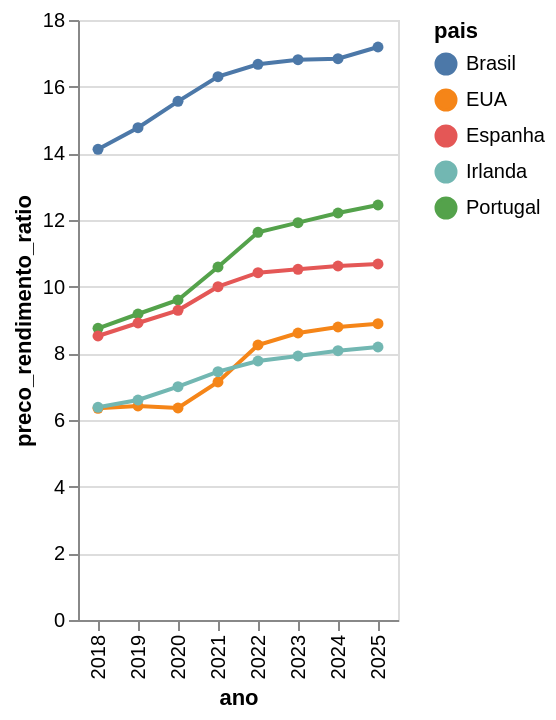

Source (notebook cell):
### Code cell
st.subheader("🏠 Indicador de Acessibilidade Habitacional (Preço / Rendimento)")

grafico_ratio = alt.Chart(df_filtrado).mark_line(point=True).encode(
    x="ano:O",
    y="preco_rendimento_ratio:Q",
    color="pais:N",
    tooltip=["pais", "ano", "preco_rendimento_ratio"]
).properties(
    width='container',
).interactive()

st.altair_chart(grafico_ratio, use_container_width=True)
grafico_ratio

### Figure 1 — Vega-Lite specification as saved in the notebook (floating-point values rounded to 4 significant figures)
{"config": {"view": {"continuousWidth": 300, "continuousHeight": 300}}, "data": {"name": "data-1e0e122677818c205e8fed5c95f1ad96"}, "mark": {"type": "line", "point": true}, "encoding": {"color": {"field": "pais", "type": "nominal"}, "tooltip": [{"field": "pais", "type": "nominal"}, {"field": "ano", "type": "quantitative"}, {"field": "preco_rendimento_ratio", "type": "quantitative"}], "x": {"field": "ano", "type": "ordinal"}, "y": {"field": "preco_rendimento_ratio", "type": "quantitative"}}, "params": [{"name": "param_1e9efca18e7a2868", "select": {"type": "interval", "encodings": ["x", "y"]}, "bind": "scales"}], "width": "container", "$schema": "https://vega.github.io/schema/vega-lite/v6.1.0.json", "datasets": {"data-1e0e122677818c205e8fed5c95f1ad96": [{"pais": "Portugal", "ano": 2018, "preco_medio_habitacao_usd": 210000, "salario_medio_anual_usd": 24000, "salario_medio_mensal_usd": 2000, "inflacao_anual_pct": 1.2, "preco_rendimento_ratio": 8.75}, {"pais": "Portugal", "ano": 2019, "preco_medio_habitacao_usd": 225000, "salario_medio_anual_usd": 24500, "salario_medio_mensal_usd": 2042, "inflacao_anual_pct": 0.3, "preco_rendimento_ratio": 9.18}, {"pais": "Portugal", "ano": 2020, "preco_medio_habitacao_usd": 240000, "salario_medio_anual_usd": 25000, "salario_medio_mensal_usd": 2083, "inflacao_anual_pct": 0.0, "preco_rendimento_ratio": 9.6}, {"pais": "Portugal", "ano": 2021, "preco_medio_habitacao_usd": 270000, "salario_medio_anual_usd": 25500, "salario_medio_mensal_usd": 2125, "inflacao_anual_pct": 1.3, "preco_rendimento_ratio": 10.59}, {"pais": "Portugal", "ano": 2022, "preco_medio_habitacao_usd": 300000, "salario_medio_anual_usd": 25800, "salario_medio_mensal_usd": 2150, "inflacao_anual_pct": 7.8, "preco_rendimento_ratio": 11.63}, {"pais": "Portugal", "ano": 2023, "preco_medio_habitacao_usd": 310000, "salario_medio_anual_usd": 26000, "salario_medio_mensal_usd": 2167, "inflacao_anual_pct": 5.3, "preco_rendimento_ratio": 11.92}, {"pais": "Portugal", "ano": 2024, "preco_medio_habitacao_usd": 320000, "salario_medio_anual_usd": 26200, "salario_medio_mensal_usd": 2183, "inflacao_anual_pct": 2.2, "preco_rendimento_ratio": 12.21}, {"pais": "Portugal", "ano": 2025, "preco_medio_habitacao_usd": 330000, "salario_medio_anual_usd": 26500, "salario_medio_mensal_usd": 2208, "inflacao_anual_pct": 2.0, "preco_rendimento_ratio": 12.45}, {"pais": "Espanha", "ano": 2018, "preco_medio_habitacao_usd": 230000, "salario_medio_anual_usd": 27000, "salario_medio_mensal_usd": 2250, "inflacao_anual_pct": 1.7, "preco_rendimento_ratio": 8.52}, {"pais": "Espanha", "ano": 2019, "preco_medio_habitacao_usd": 245000, "salario_medio_anual_usd": 27500, "salario_medio_mensal_usd": 2292, "inflacao_anual_pct": 0.8, "preco_rendimento_ratio": 8.91}, {"pais": "Espanha", "ano": 2020, "preco_medio_habitacao_usd": 260000, "salario_medio_anual_usd": 28000, "salario_medio_mensal_usd": 2333, "inflacao_anual_pct": 0.3, "preco_rendimento_ratio": 9.29}, {"pais": "Espanha", "ano": 2021, "preco_medio_habitacao_usd": 285000, "salario_medio_anual_usd": 28500, "salario_medio_mensal_usd": 2375, "inflacao_anual_pct": 3.1, "preco_rendimento_ratio": 10.0}, {"pais": "Espanha", "ano": 2022, "preco_medio_habitacao_usd": 300000, "salario_medio_anual_usd": 28800, "salario_medio_mensal_usd": 2400, "inflacao_anual_pct": 8.4, "preco_rendimento_ratio": 10.42}, {"pais": "Espanha", "ano": 2023, "preco_medio_habitacao_usd": 305000, "salario_medio_anual_usd": 29000, "salario_medio_mensal_usd": 2417, "inflacao_anual_pct": 3.5, "preco_rendimento_ratio": 10.52}, {"pais": "Espanha", "ano": 2024, "preco_medio_habitacao_usd": 310000, "salario_medio_anual_usd": 29200, "salario_medio_mensal_usd": 2433, "inflacao_anual_pct": 2.9, "preco_rendimento_ratio": 10.62}, {"pais": "Espanha", "ano": 2025, "preco_medio_habitacao_usd": 315000, "salario_medio_anual_usd": 29500, "salario_medio_mensal_usd": 2458, "inflacao_anual_pct": 2.3, "preco_rendimento_ratio": 10.68}, {"pais": "EUA", "ano": 2018, "preco_medio_habitacao_usd": 330000, "salario_medio_anual_usd": 52000, "salario_medio_mensal_usd": 4333, "inflacao_anual_pct": 2.4, "preco_rendimento_ratio": 6.35}, {"pais": "EUA", "ano": 2019, "preco_medio_habitacao_usd": 340000, "salario_medio_anual_usd": 53000, "salario_medio_mensal_usd": 4417, "inflacao_anual_pct": 1.8, "preco_rendimento_ratio": 6.42}, {"pais": "EUA", "ano": 2020, "preco_medio_habitacao_usd": 350000, "salario_medio_anual_usd": 55000, "salario_medio_mensal_usd": 4583, "inflacao_anual_pct": 1.2, "preco_rendimento_ratio": 6.36}, {"pais": "EUA", "ano": 2021, "preco_medio_habitacao_usd": 400000, "salario_medio_anual_usd": 56000, "salario_medio_mensal_usd": 4667, "inflacao_anual_pct": 4.7, "preco_rendimento_ratio": 7.14}, {"pais": "EUA", "ano": 2022, "preco_medio_habitacao_usd": 470000, "salario_medio_anual_usd": 57000, "salario_medio_mensal_usd": 4750, "inflacao_anual_pct": 8.0, "preco_rendimento_ratio": 8.25}, {"pais": "EUA", "ano": 2023, "preco_medio_habitacao_usd": 495000, "salario_medio_anual_usd": 57500, "salario_medio_mensal_usd": 4792, "inflacao_anual_pct": 4.1, "preco_rendimento_ratio": 8.61}, {"pais": "EUA", "ano": 2024, "preco_medio_habitacao_usd": 510000, "salario_medio_anual_usd": 58000, "salario_medio_mensal_usd": 4833, "inflacao_anual_pct": 2.7, "preco_rendimento_ratio": 8.79}, {"pais": "EUA", "ano": 2025, "preco_medio_habitacao_usd": 520000, "salario_medio_anual_usd": 58500, "salario_medio_mensal_usd": 4875, "inflacao_anual_pct": 2.3, "preco_rendimento_ratio": 8.89}, {"pais": "Brasil", "ano": 2018, "preco_medio_habitacao_usd": 120000, "salario_medio_anual_usd": 8500, "salario_medio_mensal_usd": 708, "inflacao_anual_pct": 3.7, "preco_rendimento_ratio": 14.12}, {"pais": "Brasil", "ano": 2019, "preco_medio_habitacao_usd": 130000, "salario_medio_anual_usd": 8800, "salario_medio_mensal_usd": 733, "inflacao_anual_pct": 3.7, "preco_rendimento_ratio": 14.77}, {"pais": "Brasil", "ano": 2020, "preco_medio_habitacao_usd": 140000, "salario_medio_anual_usd": 9000, "salario_medio_mensal_usd": 750, "inflacao_anual_pct": 4.5, "preco_rendimento_ratio": 15.56}, {"pais": "Brasil", "ano": 2021, "preco_medio_habitacao_usd": 150000, "salario_medio_anual_usd": 9200, "salario_medio_mensal_usd": 767, "inflacao_anual_pct": 10.1, "preco_rendimento_ratio": 16.3}, {"pais": "Brasil", "ano": 2022, "preco_medio_habitacao_usd": 155000, "salario_medio_anual_usd": 9300, "salario_medio_mensal_usd": 775, "inflacao_anual_pct": 5.8, "preco_rendimento_ratio": 16.67}, {"pais": "Brasil", "ano": 2023, "preco_medio_habitacao_usd": 158000, "salario_medio_anual_usd": 9400, "salario_medio_mensal_usd": 783, "inflacao_anual_pct": 4.6, "preco_rendimento_ratio": 16.81}, {"pais": "Brasil", "ano": 2024, "preco_medio_habitacao_usd": 160000, "salario_medio_anual_usd": 9500, "salario_medio_mensal_usd": 792, "inflacao_anual_pct": 5.0, "preco_rendimento_ratio": 16.84}, {"pais": "Brasil", "ano": 2025, "preco_medio_habitacao_usd": 165000, "salario_medio_anual_usd": 9600, "salario_medio_mensal_usd": 800, "inflacao_anual_pct": 4.5, "preco_rendimento_ratio": 17.19}, {"pais": "Irlanda", "ano": 2018, "preco_medio_habitacao_usd": 300000, "salario_medio_anual_usd": 47000, "salario_medio_mensal_usd": 3917, "inflacao_anual_pct": 0.6, "preco_rendimento_ratio": 6.38}, {"pais": "Irlanda", "ano": 2019, "preco_medio_habitacao_usd": 320000, "salario_medio_anual_usd": 48500, "salario_medio_mensal_usd": 4042, "inflacao_anual_pct": 0.9, "preco_rendimento_ratio": 6.6}, {"pais": "Irlanda", "ano": 2020, "preco_medio_habitacao_usd": 350000, "salario_medio_anual_usd": 50000, "salario_medio_mensal_usd": 4167, "inflacao_anual_pct": 0.3, "preco_rendimento_ratio": 7.0}, {"pais": "Irlanda", "ano": 2021, "preco_medio_habitacao_usd": 380000, "salario_medio_anual_usd": 51000, "salario_medio_mensal_usd": 4250, "inflacao_anual_pct": 2.4, "preco_rendimento_ratio": 7.45}, {"pais": "Irlanda", "ano": 2022, "preco_medio_habitacao_usd": 400000, "salario_medio_anual_usd": 51500, "salario_medio_mensal_usd": 4292, "inflacao_anual_pct": 7.8, "preco_rendimento_ratio": 7.77}, {"pais": "Irlanda", "ano": 2023, "preco_medio_habitacao_usd": 410000, "salario_medio_anual_usd": 51800, "salario_medio_mensal_usd": 4317, "inflacao_anual_pct": 6.4, "preco_rendimento_ratio": 7.92}, {"pais": "Irlanda", "ano": 2024, "preco_medio_habitacao_usd": 420000, "salario_medio_anual_usd": 52000, "salario_medio_mensal_usd": 4333, "inflacao_anual_pct": 1.8, "preco_rendimento_ratio": 8.08}, {"pais": "Irlanda", "ano": 2025, "preco_medio_habitacao_usd": 430000, "salario_medio_anual_usd": 52500, "salario_medio_mensal_usd": 4375, "inflacao_anual_pct": 2.0, "preco_rendimento_ratio": 8.19}]}}
